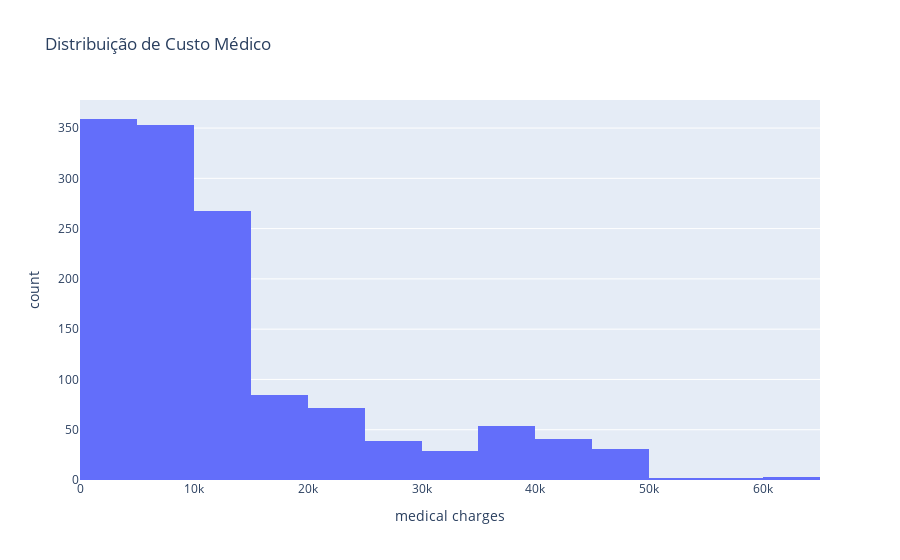

Source (notebook cell):
### Code cell
# Analisar a Variavel Target
# Mostrar distribuição de custos médicos
fig = px.histogram(df_costs, x='medical charges', nbins=30, title='Distribuição de Custo Médico')

fig.show()

### Figure 1 — Plotly figure (JSON) as saved in the notebook; plotly's stock layout.template omitted (floating-point values rounded to 4 significant figures; data arrays with more than 128 entries replaced by an {"elided": "..."} marker saying what was removed)
{"data": [{"bingroup": "x", "hovertemplate": "medical charges=%{x}<br>count=%{y}<extra></extra>", "legendgroup": "", "marker": {"color": "#636efa", "pattern": {"shape": ""}}, "name": "", "nbinsx": 30, "orientation": "v", "showlegend": false, "type": "histogram", "x": {"elided": "1338 float values"}, "xaxis": "x", "yaxis": "y"}], "layout": {"barmode": "relative", "legend": {"tracegroupgap": 0}, "title": {"text": "Distribuição de Custo Médico"}, "xaxis": {"anchor": "y", "domain": [0, 1], "title": {"text": "medical charges"}}, "yaxis": {"anchor": "x", "domain": [0, 1], "title": {"text": "count"}}}}
